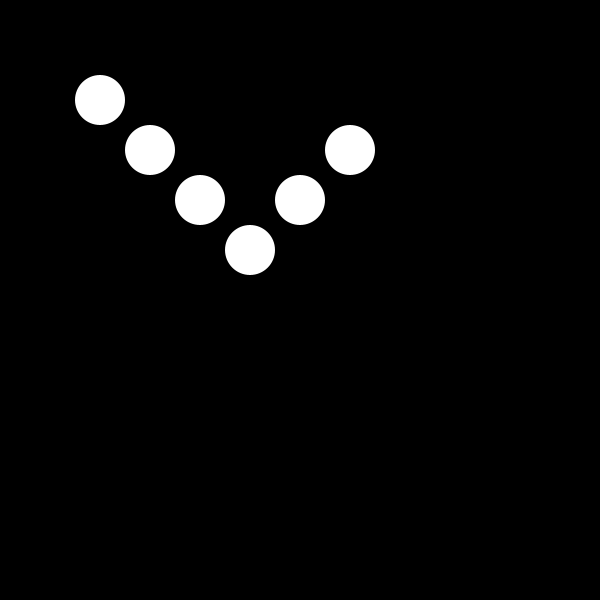
Frame 1 (no input)
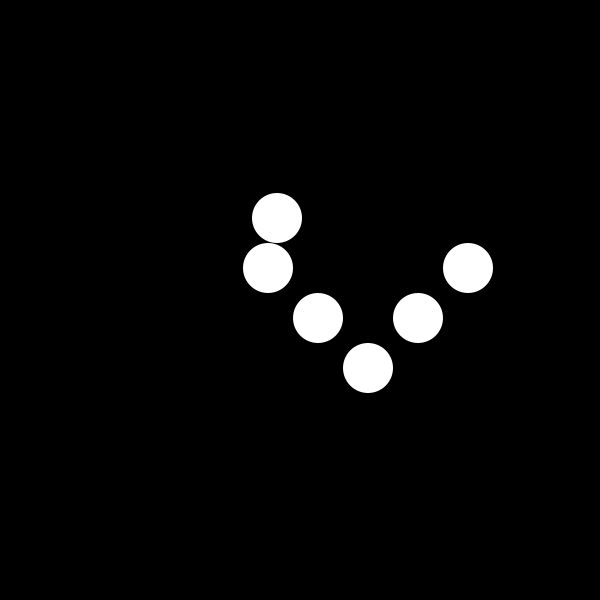
Frame 60 (the mouse pressed at the canvas centre just before this capture)
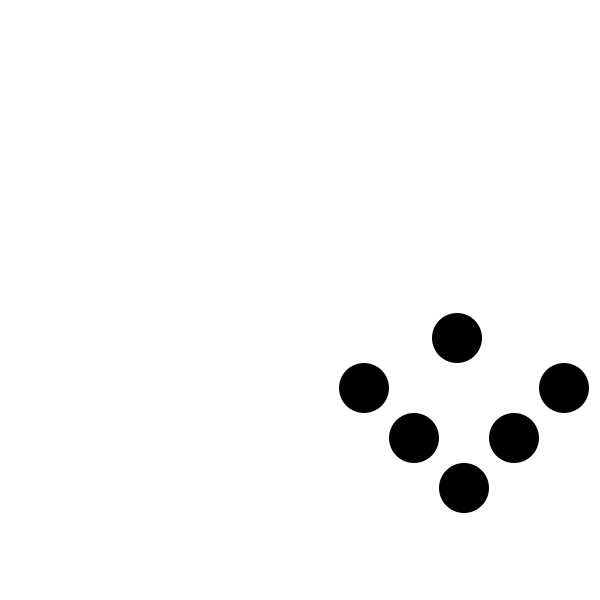
Frame 120 (the mouse held since frame 60 and released just before this capture)

The Processing sketch that drew these frames (run headless with seeded random() and noise(); from frame 60 on, the mouse is pressed at the canvas centre):

// Processing sketch: processing_162236
// ── processing_162236.pde

/*Making the shape of the circles change when they hit the wall 
during the test was very difficult for me to figure out so I have
made another example of a state change when the circles hit the
wall.
Also, figuring out how to space the circles apart from each other
using a loop was very difficult because I kept changing the value 
of x, rather than using a new variable to add to x, but once I 
figured that out I was able to make them.  Here I have used spacing
that affects both x axis spacing and y axis spacing.*/


float x = 250;
float y = 250;
float spacing = -100;
float sizeW = 50;
float sizeH = 50;
float i = 0;
float spaceCheck;
float speedx = 2;
float speedy = 2;
float a = 100;
float b = 100;
float speeda = 3;
float speedb = 2;
float spacingH = -100;
float spaceCheckH;
float state = 0;
float state1 = 255;

void setup()
{
  size(600, 600);
  background(0);
}

void draw()
{
  noStroke();
  background(state);
  while (i < 5)
  {
    fill(state1);
    ellipse(x+spacing, y+spacingH, sizeW, sizeH);
    spacing = spacing + 50;
    if(i < 2)
    {
    spacingH = spacingH + 50;
    }
    else if (i == 2)
    {
     spacingH = spacingH - 50; 
    }
    else if(i > 2)
    {
      spacingH = spacingH - 50;
    }
    spaceCheck = spacing;
    spaceCheckH = spacingH;
    i++;
  }
  fill(state1);
  ellipse(a, b, sizeW, sizeH);
  a = a + speeda;
  b = b + speedb;
  x = x + speedx;
  y = y + speedy;
  if (x < (0+spaceCheck)-(sizeW/2) || x > width-spaceCheck+(sizeW/2))
  {
    speedx = speedx * -1;
    if(state1 == 255)
    {
    state1 = 0;
    }
    else if(state1 == 0)
    state1 = 255;
    if(state == 255)
    {
     state = 0; 
    }
    else if(state == 0)
    {
     state = 255; 
    }
  }
  if (y < 0-sizeH/2-spaceCheckH || y > height-sizeH/2)
  {
    speedy = speedy * -1;
    if(state1 == 255)
    {
    state1 = 0;
    }
    else if(state1 == 0)
    state1 = 255;
    if(state == 255)
    {
     state = 0; 
    }
    else if(state == 0)
    {
     state = 255; 
    }
  }
  if (a < 0+sizeW/2 || a > width-sizeW/2)
  {
    speeda = speeda * -1;
    if(state1 == 255)
    {
    state1 = 0;
    }
    else if(state1 == 0)
    state1 = 255;
    if(state == 255)
    {
     state = 0; 
    }
    else if(state == 0)
    {
     state = 255; 
    }
  }
  if (b < 0+sizeH/2 || b > height-sizeH/2)
  {
    speedb = speedb * -1;
    if(state1 == 255)
    {
    state1 = 0;
    }
    else if(state1 == 0)
    state1 = 255;
    if(state == 255)
    {
     state = 0; 
    }
    else if(state == 0)
    {
     state = 255; 
    }
  }
  spacingH = -100;
  spacing = -100;
  i = 0;
}
